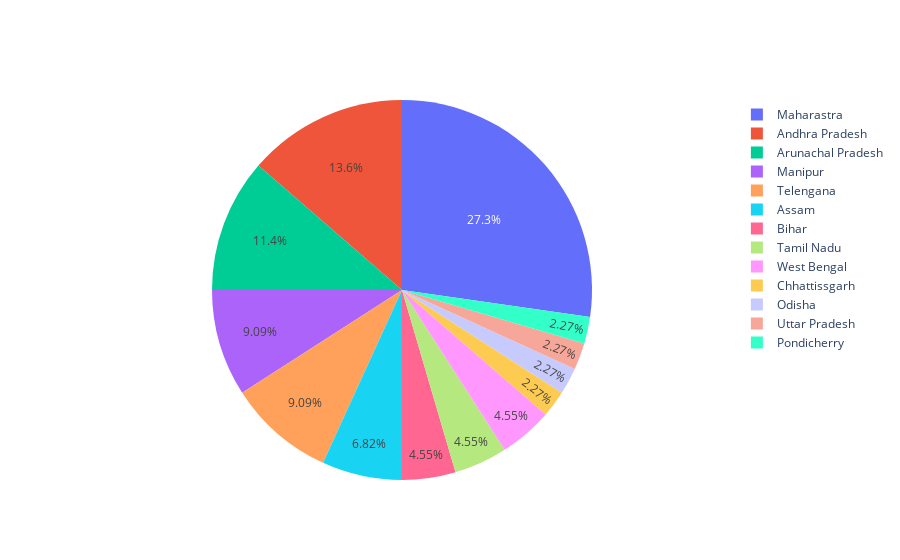

Notebook code cell kept with this figure:
### Code cell
fig = go.Figure()
fig.add_pie(labels = x, values = y)

### Figure 1 — Plotly figure (JSON) as saved in the notebook; plotly's stock layout.template omitted (floating-point values rounded to 4 significant figures)
{"data": [{"labels": ["Andhra Pradesh", "Arunachal Pradesh", "Assam", "Bihar", "Chhattissgarh", "Goa", "Gujarat", "Haryana", "Himachal Pradesh", "Jammu and Kashmir", "Jharkhand", "Karnataka", "Kerala", "Madhya Pradesh", "Maharastra", "Manipur", "Meghalaya", "Mizoram", "Nagaland", "Odisha", "Punjab", "Rajasthan", "Sikkim", "Tamil Nadu", "Telengana", "Tripura", "Uttar Pradesh", "Uttarakhand", "West Bengal", "Andaman and Nicobar Island", "Chandigarh", "Dadar and Nagar Haveli", "Daman and Diu", "Delhi", "Lakhshadeep", "Pondicherry"], "type": "pie", "values": ["6", "5", "3", "2", "1", null, null, null, null, null, null, null, null, null, "12", "4", null, null, null, "1", null, null, null, "2", "4", null, "1", null, "2", null, null, null, null, null, null, "1"]}], "layout": {}}
